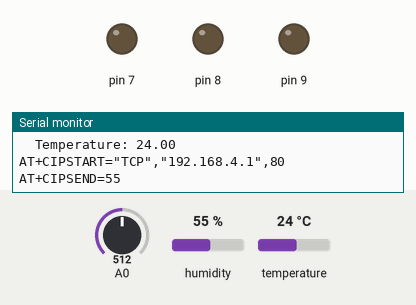
A sketch run on a simulated Arduino Uno, built with avr-gcc and run on an emulated ATmega328P. Parts: output pins drawn as LEDs (lit = HIGH), the last lines printed to the serial monitor. The inputs (shaded band) are chosen by the test bench; at power-on: temperature 24 °C, A0 = 512, humidity 55 %. The modem accepts every AT command (registered, SIM ready, sends succeed) and sends nothing else.

Above: at 7.2 s.
7.3 s: temperature set to 27 °C
At 13.3 s:
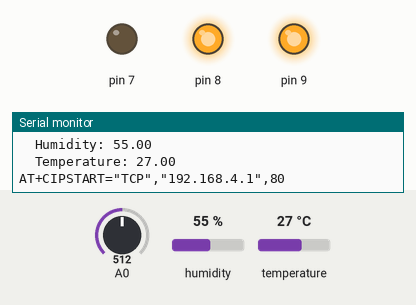
13.8 s: temperature set to 24 °C
19.7 s: temperature set to 21 °C
At 25.6 s:
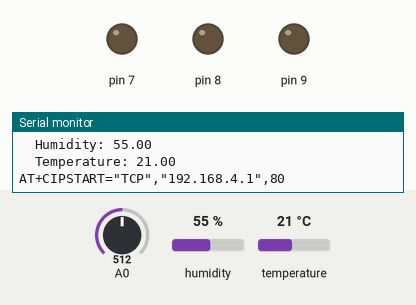
26.2 s: temperature set to 28 °C
At 31.6 s:
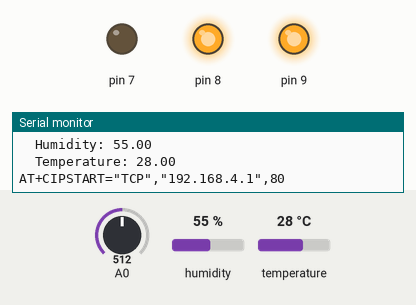
Timing chart, 0 to 33.1 s (numbered marks = the images above; inputs shaded):
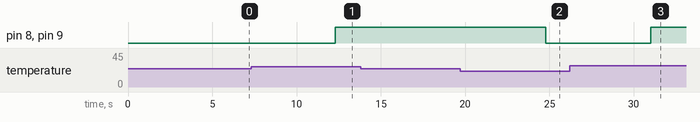

The sketch:

Forest_Arduino.ino
```cpp
//dasos

#include <DHT.h>

// Code to use SoftwareSerial
#define DHTPIN 5
#define DHTTYPE DHT11
DHT dht(DHTPIN,DHTTYPE);
#include <SoftwareSerial.h>


// WiFi


SoftwareSerial espSerial =  SoftwareSerial(2,3);      // arduino RX pin=2  arduino TX pin=3    connect the arduino RX pin to esp8266 module TX pin   -  connect the arduino TX pin to esp8266 module RX pin


String apiKey = "XENRG81WZAEGP5B1";     // replace with your channel's thingspeak WRITE API key


//ESP_8042E3
String ssid="ESP_8042E3";    // Wifi network SSID
String password ="12345abc";  // Wifi network password

boolean DEBUG=true;

//======================================================================== showResponce
void showResponse(int waitTime){
    long t=millis();
    char c;
    while (t+waitTime>millis()){
      if (espSerial.available()){
        c=espSerial.read();
        if (DEBUG) Serial.print(c);
      }
    }

}

//========================================================================
boolean thingSpeakWrite(float value1){
  String cmd = "AT+CIPSTART=\"TCP\",\"";                  // TCP connection
  // cmd += "184.106.153.149";
  cmd += "192.168.4.1";
  // api.thingspeak.com
  cmd += "\",80";
  espSerial.println(cmd);
  if (DEBUG) Serial.println(cmd);
  if(espSerial.find("Error")){
    if (DEBUG) Serial.println("AT+CIPSTART error");
    return false;
  }


  String getStr = "GET /update?api_key=";   // prepare GET string
  getStr += apiKey;

  getStr +="&field1=";
  getStr += String(value1);

  //getStr +="&field4=";
  //getStr += String(value4);
  //getStr +="&field5=";
  //getStr += String(value5);
  //getStr +="&field6=";
  //getStr += String(value6);

  // ...
  getStr += "\r\n\r\n";

  // send data length
  cmd = "AT+CIPSEND=";
  cmd += String(getStr.length());
  espSerial.println(cmd);
  if (DEBUG)  Serial.println(cmd);

  delay(100);
  if(espSerial.find(">")){
    espSerial.print(getStr);
    if (DEBUG)  Serial.print(getStr);
  }
  else{
    espSerial.println("AT+CIPCLOSE");
    // alert user
    if (DEBUG)   Serial.println("AT+CIPCLOSE");
    return false;
  }
  return true;
}
//================================================================================ setup
void setup() {
  int led_green = 8;
  int led_red = 9;
  pinMode(8,OUTPUT);
  pinMode(9,OUTPUT);
  int danger;
  pinMode(7, OUTPUT);
  pinMode(A0, INPUT);
  DEBUG=true;           // enable debug serial
  dht.begin();
  Serial.begin(9600);

  espSerial.begin(9600);

  //115200

  // espSerial.println("AT+UART_DEF=9600,8,1,0,0");    // Enable this line to set esp8266 serial speed to 9600 bps
  // showResponse(1000);

  // espSerial.println("AT+RST");         // Enable this line to reset the module;
  // showResponse(1000);


  espSerial.println("AT+CWMODE=1");   // set esp8266 as client
  showResponse(1000);

  espSerial.println("AT+CWJAP=\""+ssid+"\",""");  // set your home router SSID and password
  showResponse(5000);

   if (DEBUG)  Serial.println("Setup completed");
}


// ====================================================================== loop
void loop() {

float h = dht.readHumidity();
 int danger;
// digitalWrite(8,HIGH);
// digitalWrite(9,HIGH);
 // Temperature and humidity
  float t = dht.readTemperature();
  float f = dht.readTemperature(true);
  if (isnan(h) || isnan(t) || isnan(f)) {
    Serial.println(F("Failed to read from DHT sensor!"));
    return;
  }

  //Windspeed
  float w = analogRead(A0);
  //Map 0-1023 to discrete 0-50-100...250 values for LED
  // analogWrite(9, sensorValue * (51.0 / 1023.0) * 50);


  Serial.print(" Wind: ");
  Serial.println(w);
  Serial.print(" ");
  // digitalWrite(8,HIGH);
  // digitalWrite(9,HIGH);

  // float hif = dht.computeHeatIndex(f, h);
  // float hic = dht.computeHeatIndex(t, h, false);
  Serial.print(F(" Humidity: "));
  Serial.print(h);
  Serial.print(F("\n  Temperature: "));
  Serial.println(t);

  if(t<=22.0)
  {
    digitalWrite(8, LOW);
    digitalWrite(9, LOW);
    danger = 0;
  }
  else if(t>22.0&&t<=25.0&&w<100.0){
    digitalWrite(8, HIGH);
    digitalWrite(9 , LOW);
    danger=1;
  }
  else if(t>22.0&&t<=25.0&&w>=100.0&&w<150.0){
    digitalWrite(8,LOW);
    digitalWrite(9,HIGH);
    danger = 2;
  }
  else if(t>25&&w>150.0){

    digitalWrite(8,HIGH);
    digitalWrite(9,HIGH);
    danger = 3;

  }


  thingSpeakWrite(danger);
  delay(5000);
  /*
  Serial.print(F("°C "));
  Serial.print(f);
  Serial.print(F("°F  Heat index: "));
  Serial.print(hic);
  Serial.print(F("°C "));
  Serial.print(hif);
  Serial.println(F("°F"));
  delay(2000);
  */
}
```

Measured:
- the behaviour switches between 25 and 26 °C on temperature (found by bisection; images 0 and 1)
- the behaviour switches between 23 and 22 °C on temperature (found by bisection; images 1 and 2)
- after the input at 7.3 s, pin 8, pin 9: LOW → HIGH after 5.0 s
- after the input at 19.7 s, pin 8, pin 9: HIGH → LOW after 5.1 s
- after the input at 26.2 s, pin 8, pin 9: LOW → HIGH after 4.8 s
